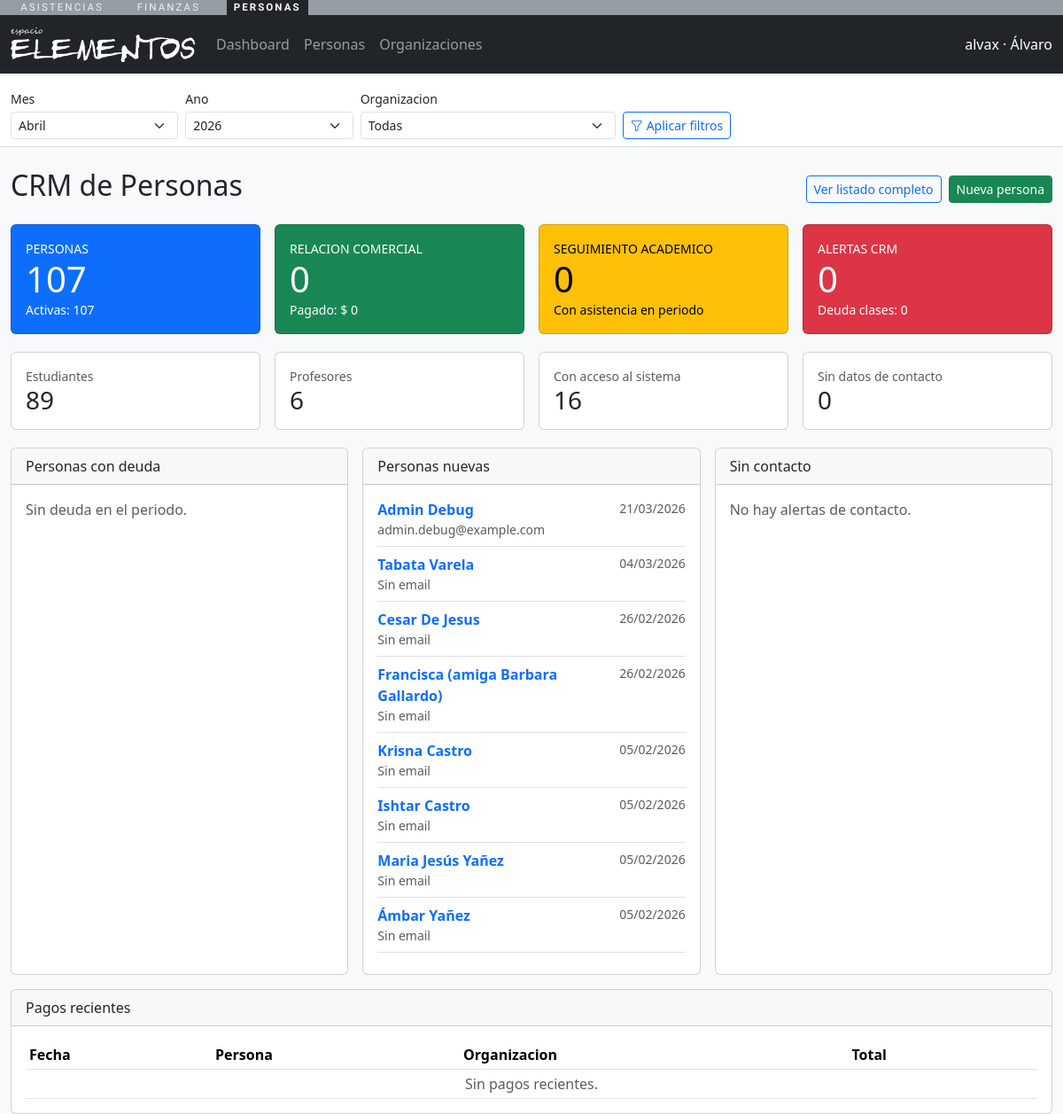
The page /personas/ (signed in) on the database as committed earlier.
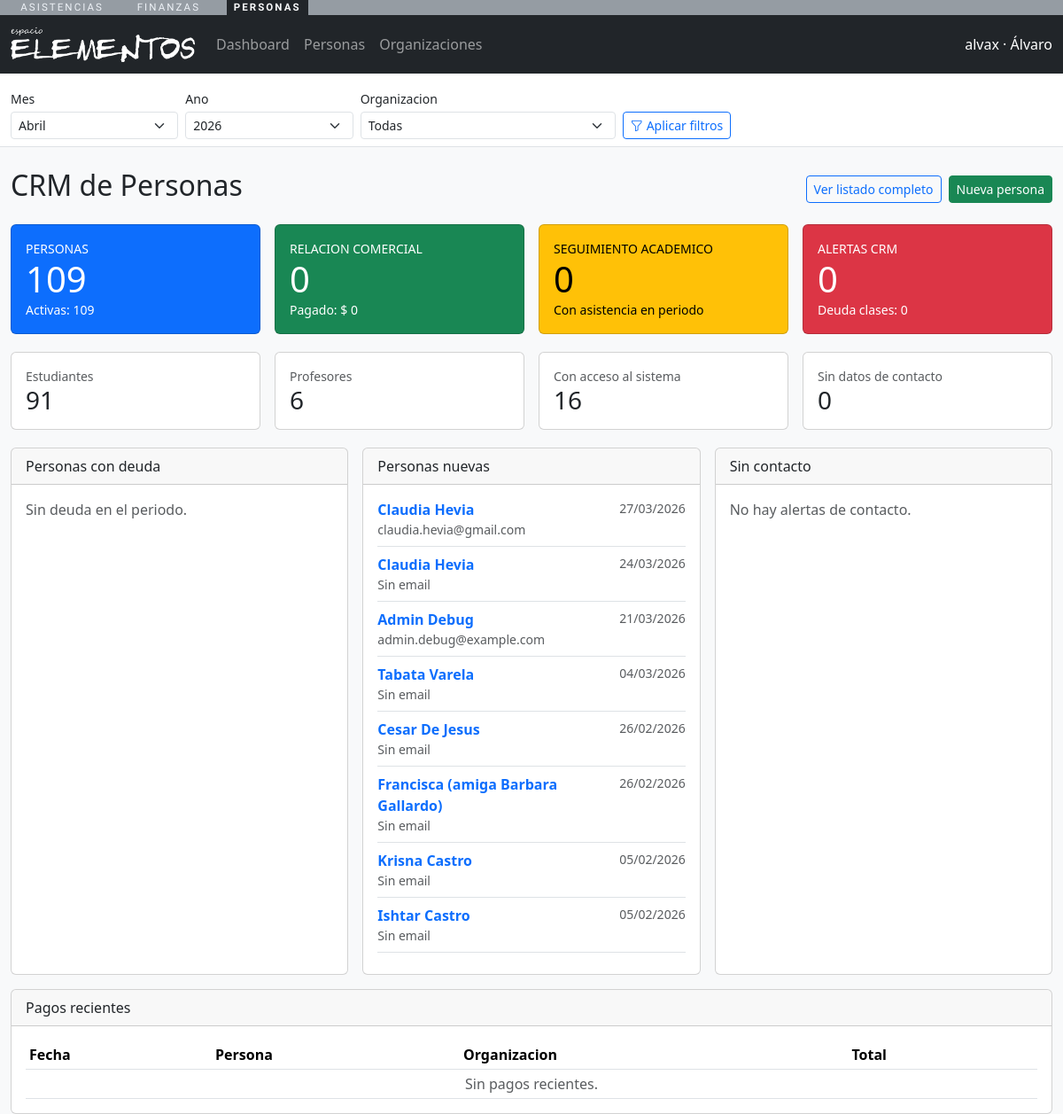
The same page on the database as committed later.
### personas/models.py (models this page shows, shortened)
class Persona(models.Model):
    nombres = models.CharField(max_length=150)
    apellidos = models.CharField(max_length=150)
    email = models.EmailField(unique=True, null=True, blank=True)
    telefono = models.CharField(max_length=50, blank=True)
    identificador = models.CharField(max_length=50, blank=True)
    fecha_nacimiento = models.DateField(null=True, blank=True)
    activo = models.BooleanField(default=True)
    user = models.OneToOneField(
        settings.AUTH_USER_MODEL,
        on_delete=models.CASCADE,
        null=True,
        blank=True,
        related_name="persona",
    )
    creado_en = models.DateTimeField(auto_now_add=True)
    actualizado_en = models.DateTimeField(auto_now=True)
    class Meta:
        verbose_name = "Persona"
        verbose_name_plural = "Personas"
        ordering = ["apellidos", "nombres"]
        db_table = "cuentas_persona"
    def __str__(self) -> str:
        return f"{self.nombres} {self.apellidos}".strip()

### personas/views.py (the view)
# urls.py: path("", views.dashboard, name="dashboard"),
@role_required(ROLE_ADMIN)
def dashboard(request):
    context = _base_context(request)
    inicio_periodo, fin_periodo = _periodo(request)
    organizacion = _organizacion_desde_request(request)
    personas_qs = _annotate_personas_resumen(
        _personas_queryset(organizacion),
        inicio_periodo,
        fin_periodo,
        organizacion,
    )
    pagos_qs = Payment.objects.filter(fecha_pago__gte=inicio_periodo, fecha_pago__lte=fin_periodo)
    consumos_qs = AttendanceConsumption.objects.filter(clase_fecha__gte=inicio_periodo, clase_fecha__lte=fin_periodo)
    asistencias_qs = Asistencia.objects.filter(sesion__fecha__gte=inicio_periodo, sesion__fecha__lte=fin_periodo)
    if organizacion:
        pagos_qs = pagos_qs.filter(organizacion=organizacion)
        consumos_qs = consumos_qs.filter(asistencia__sesion__disciplina__organizacion=organizacion)
        asistencias_qs = asistencias_qs.filter(sesion__disciplina__organizacion=organizacion)
    context.update(
        {
            "total_personas": personas_qs.count(),
            "personas_activas": personas_qs.filter(activo=True).count(),
            "personas_con_usuario": personas_qs.filter(user__isnull=False).count(),
            "estudiantes_total": personas_qs.filter(roles__activo=True, roles__rol__codigo="ESTUDIANTE").distinct().count(),
            "profesores_total": personas_qs.filter(roles__activo=True, roles__rol__codigo="PROFESOR").distinct().count(),
            "personas_con_deuda_total": personas_qs.filter(deuda_periodo__gt=0).count(),
            "personas_con_asistencia": asistencias_qs.values("persona_id").distinct().count(),
            "pagos_registrados": pagos_qs.count(),
            "monto_pagado_total": pagos_qs.aggregate(total=Sum("monto_total")).get("total") or 0,
            "deuda_total_clases": consumos_qs.filter(estado=AttendanceConsumption.Estado.DEUDA).count(),
            "personas_con_deuda": personas_qs.filter(deuda_periodo__gt=0).order_by("-deuda_periodo", "apellidos", "nombres")[:8],
            "personas_sin_contacto": personas_qs.filter(
                Q(email__isnull=True) | Q(email=""),
                Q(telefono=""),
            ).order_by("apellidos", "nombres")[:8],
            "personas_nuevas": personas_qs.order_by("-creado_en")[:8],
            "pagos_recientes": pagos_qs.select_related("persona", "organizacion").order_by("-fecha_pago", "-id")[:8],
        }
    )
    return render(request, "personas/dashboard.html", context)

### asistencias/utils.py (called while the page is built, shortened)
def usuario_tiene_roles(user, roles: list[str]) -> bool:
    if not roles:
        return True
    if user.is_superuser:
        return True

### asistencias/views.py (called while the page is built)
def _nav_context(request):
    persona = getattr(request.user, "persona", None)
    roles = []
    if persona:
        roles = list(persona.roles.filter(activo=True).values_list("rol__codigo", flat=True))
    return {"persona": persona, "roles_usuario": roles}

def _periodo(request):
    hoy = timezone.localdate()
    try:
        anio = int(request.GET.get("periodo_anio", hoy.year))
    except (TypeError, ValueError):
        anio = hoy.year
    try:
        mes = int(request.GET.get("periodo_mes", hoy.month))
    except (TypeError, ValueError):
        mes = hoy.month
    if mes < 1 or mes > 12:
        mes = hoy.month
    if anio < 2000 or anio > 2100:
        anio = hoy.year
    inicio = hoy.replace(year=anio, month=mes, day=1)
    fin = (inicio.replace(day=28) + timedelta(days=4)).replace(day=1) - timedelta(days=1)
    return inicio, fin

def _organizacion_desde_request(request):
    org_id = request.GET.get("organizacion")
    if not org_id:
        return None
    return Organizacion.objects.filter(pk=org_id).first()

### personas/templates/personas/dashboard.html (shortened to what the changed rows need)
{% extends "personas/base_personas.html" %}
{% load finanzas_format %}
{% block content %}
<div class="mt-4">
  <div class="d-flex justify-content-between align-items-center mb-3">
    <h2>CRM de Personas</h2>
  </div>
  <div class="row g-3">
    <div class="col-md-3">
      <div class="card text-bg-primary">
        <div class="card-body">
          <div class="small text-uppercase">Personas</div>
          <div class="display-6">{{ total_personas }}</div>
          <div class="small">Activas: {{ personas_activas }}</div>
        </div>
      </div>
    </div>
  </div>
  <div class="row g-3 mt-1">
    <div class="col-md-3">
      <div class="card">
        <div class="card-body">
          <div class="small text-muted">Estudiantes</div>
          <div class="h3 mb-0">{{ estudiantes_total }}</div>
        </div>
      </div>
    </div>
  </div>
  <div class="row g-3 mt-1">
    <div class="col-lg-4">
      <div class="card h-100">
        <div class="card-body">
          {% for item in personas_nuevas %}
          <div class="d-flex justify-content-between align-items-start border-bottom pb-2 mb-2">
            <div>
              <a class="fw-semibold text-decoration-none" href="{% url 'personas:persona_detail' item.pk %}?{{ request.GET.urlencode }}">{{ item }}</a>
              <div class="small text-muted">{{ item.email|default:"Sin email" }}</div>
            </div>
            <span class="small text-muted">{{ item.creado_en|date:"d/m/Y" }}</span>
          </div>
          {% empty %}
          <div class="text-muted">Sin registros.</div>
          {% endfor %}
        </div>
      </div>
    </div>
  </div>
  <div class="card mt-3">
    <div class="card-body table-responsive">
      <table class="table table-sm mb-0">
        <thead>
          <tr>
            <th>Fecha</th>
            <th>Persona</th>
            <th>Organizacion</th>
            <th>Total</th>
            <th></th>
          </tr>
        </thead>
      </table>
    </div>
  </div>
</div>
{% endblock %}

Rows that differ between the two databases and show on the page:
no longer on this page (row unchanged): Persona: nombres+apellidos "Maria Jesús Yañez", email "Sin email", creado_en "05/02/2026"
no longer on this page (row unchanged): Persona: nombres+apellidos "Ámbar Yañez", email "Sin email", creado_en "05/02/2026"
added Persona: nombres+apellidos "Claudia Hevia", email "claudia.hevia@gmail.com", creado_en "27/03/2026"
added Persona: nombres+apellidos "Claudia Hevia", email "Sin email", creado_en "24/03/2026"
Other text that changed with them:
{{ total_personas }}: "107" → "109"
{{ personas_activas }}: "107" → "109"
{{ estudiantes_total }}: "89" → "91"
